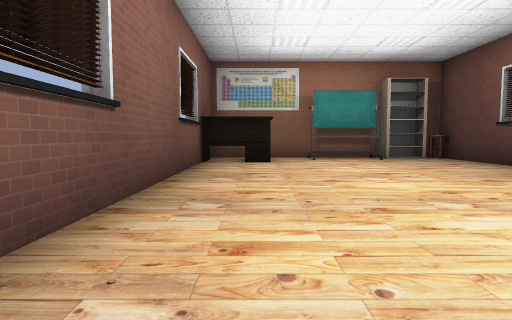
View 1 (above)

12 first-person views from a walk through a 3-D level made in the Godot game engine. The camera is 1.4 m above the floor, tilts 4° down and sees 75° across. The floor is counted in squares, 2 m on a side. Each view is taken from the middle of a square. On the plan, view 1 faces up. The plan holds only what a view shows up to about 10 squares ahead; the rest is blank. Characters and animated objects are left out. Door leaves are left out where a doorway can be walked through. Some surface patterns are stand-ins.

View 2
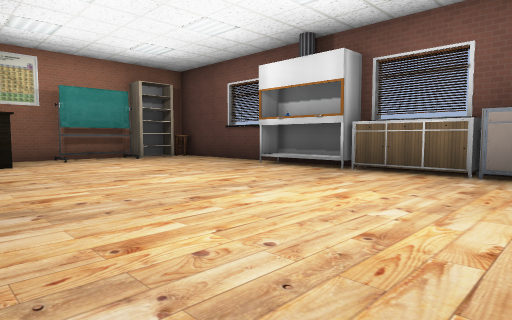

View 3
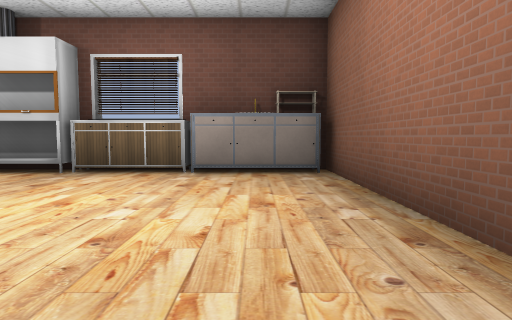

View 4
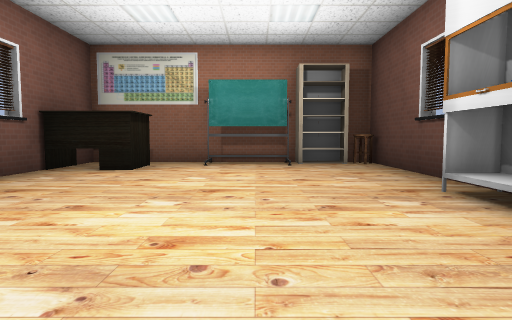

View 5
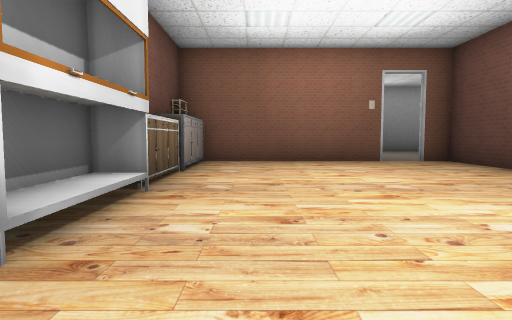

View 6
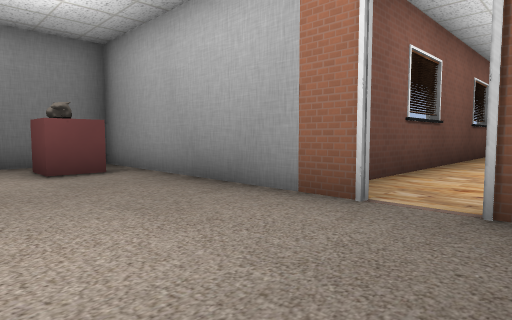

View 7
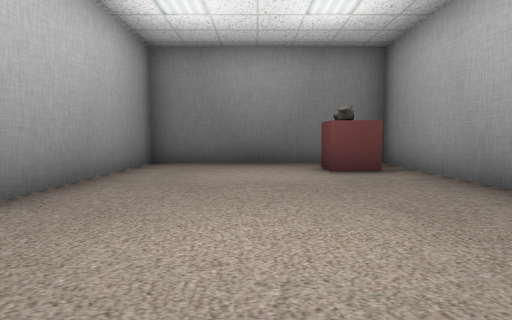

View 8
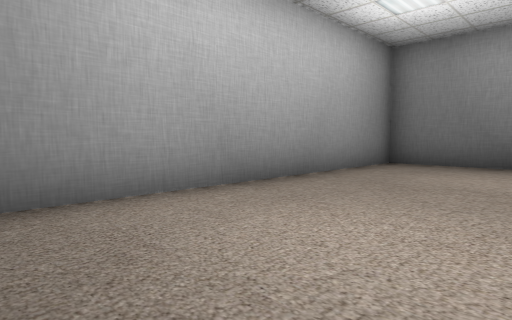

View 9
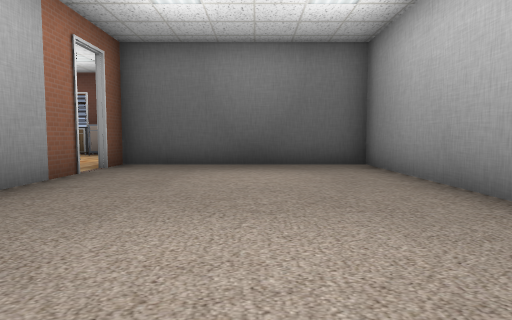

View 10
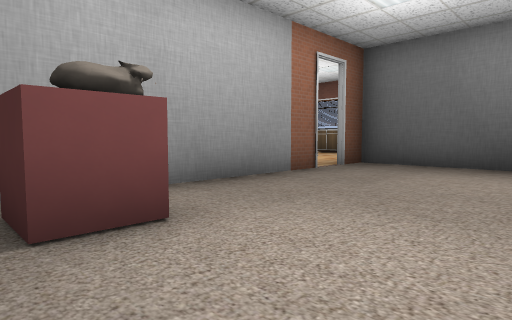

View 11
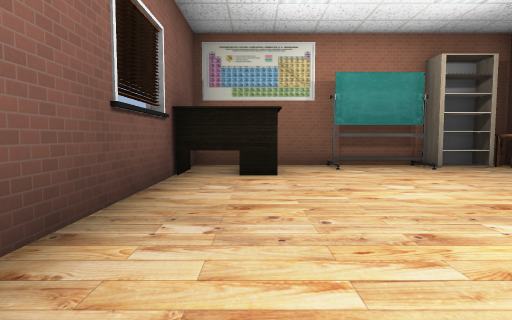

View 12
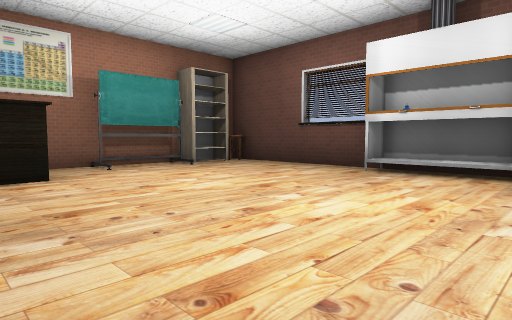

### Floor plan
Points are (right, up) in squares from view 1. A wall is a line through its corners. A room is listed if a view was taken in it or the views show most of it. See-through windows are left out.
Room 1 (views 1, 2, 3, 4, 5, 11, 12)
walls: (5.4, 3.6) (5.4, 6.2); (6.1, 6.6) (6.1, 10.1); (3.9, 10.6) (1.8, 10.6) (1.8, 11.1); (4.1, 11.2) (-1.5, 11.2) (-1.5, -1.5) (-0.6, -1.5); (0.4, -1.5) (6.2, -1.5)
ways out: open door at (0, -2) to room 2; open door at (5, 5)
objects: table (-1, 9) to (0, 10); other object (5, -1); other object (5, 0); box (5, 1); wardrobe (5, 11); other object (6, -1); other object (6, 0); table (6, 3); other object (6, 6); chair (6, 11)
Room 2 (views 6, 7, 8, 9, 10)
walls: (-5.6, -2.5) (-5.6, -3.5) (-6.6, -3.5) (-6.6, -2.5); (-0.6, -1.6) (-7.9, -1.6); (-7.8, -3.3) (-7.8, -7.8) (1.4, -7.8) (1.4, -1.6) (0.4, -1.6)
ways out: open door at (0, -2) to room 1

Positions as (right, up) in squares from view 1, and headings:
1: (0, 0), facing up
2: (-1, 0), facing up-right
3: (-1, 0), facing right
4: (3, 2), facing up
5: (4, 8), facing down
6: (1, -5), facing up-left
7: (1, -5), facing left
8: (1, -4), facing down-left
9: (-7, -5), facing right
10: (-7, -6), facing up-right
11: (0, 3), facing up
12: (-1, 3), facing up-right
